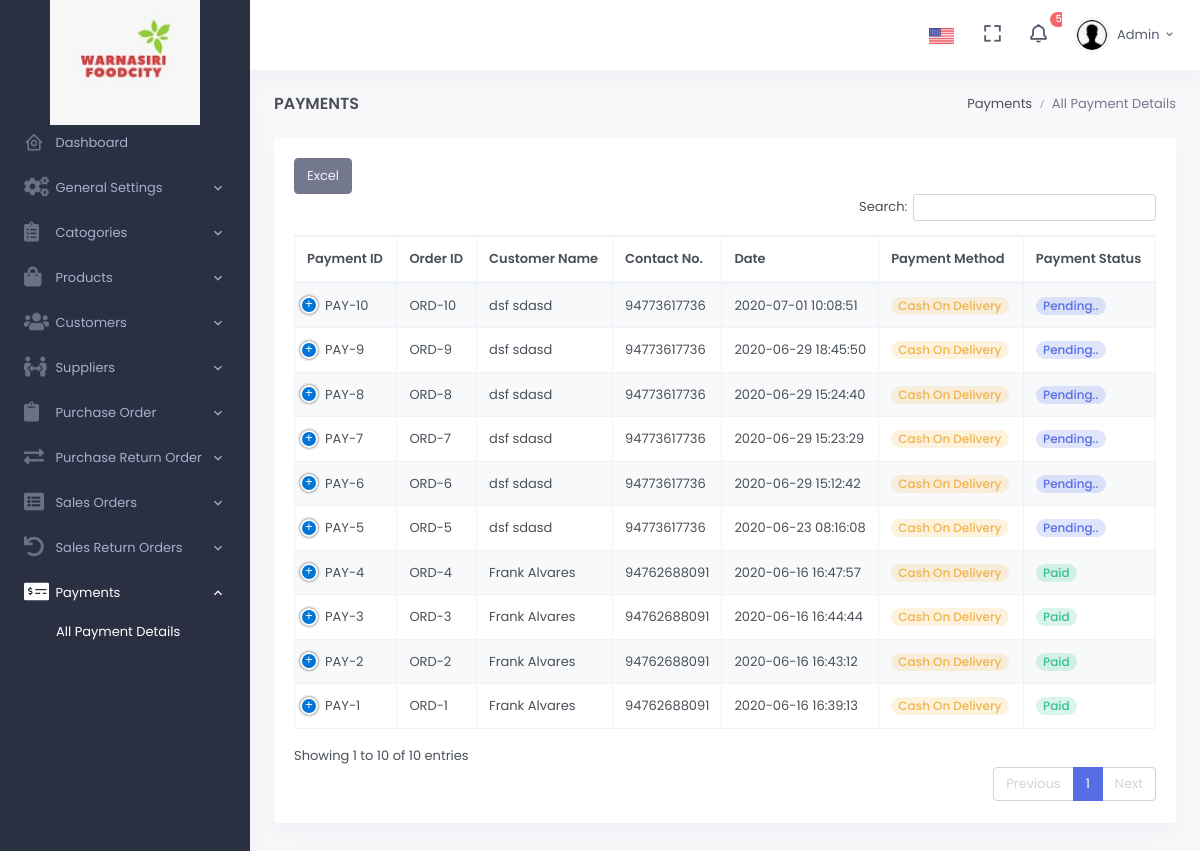
/Admin/allPayments.php (signed in), run on the app's committed database.
### tables this page shows
CREATE TABLE `tbl_payment` (
  `pay_id` varchar(20) NOT NULL,
  `pay_date` datetime DEFAULT CURRENT_TIMESTAMP,
  `method` varchar(20) DEFAULT NULL,
  `s_orderId` varchar(20) DEFAULT NULL,
  `pay_status` varchar(10) DEFAULT NULL,
  `total` float(100,2) DEFAULT NULL
);

CREATE TABLE `tbl_sales_order` (
  `s_orderId` varchar(20) NOT NULL,
  `c_id` varchar(20) DEFAULT NULL,
  `order_date` datetime NOT NULL DEFAULT CURRENT_TIMESTAMP,
  `total` float(100,2) DEFAULT NULL,
  `cus_fname` varchar(20) DEFAULT NULL,
  `cus_lname` varchar(20) DEFAULT NULL,
  `cus_nic` varchar(13) DEFAULT NULL,
  `cus_address` varchar(100) DEFAULT NULL,
  `cus_city` varchar(20) DEFAULT NULL,
  `cus_tele` varchar(12) DEFAULT NULL,
  `cus_email` varchar(50) DEFAULT NULL,
  `order_status` varchar(10) DEFAULT NULL
);

### Admin/assets/functions/function.php (the view, shortened to what this page needs)
<?php
$db = mysqli_connect("localhost","root","","dayaStore");
function getAllPayments()
{
    global $db;
    $getAllPaymentsQuery = "SELECT `pay_id`, `pay_date`, `method`, `s_orderId`, `pay_status`, `total` FROM `tbl_payment` order BY pay_date DESC";
    $allPaymentOrders = mysqli_query($db,$getAllPaymentsQuery);
    while($paymentOrderRecord = mysqli_fetch_array($allPaymentOrders))
    {
        $payId = $paymentOrderRecord['pay_id'];
        $pay_date = $paymentOrderRecord['pay_date'];
        $orderPaymentMeth = $paymentOrderRecord['method'];
        $orderId = $paymentOrderRecord['s_orderId'];
        $payStatus = $paymentOrderRecord['pay_status'];
        $payTotal = $paymentOrderRecord['total'];
        if($orderPaymentMeth == "Cash On Delivery")
        {
            $btnColor = "badge-soft-warning";
        }
        else
        {
            $btnColor = "badge-soft-info";
        }
        $getCutomerDetailsQuery = "SELECT `cus_fname`, `cus_lname`, `cus_tele`  FROM `tbl_sales_order` WHERE `s_orderId` = '$orderId'";
        $customerResults = mysqli_query($db,$getCutomerDetailsQuery);
        $customerFetchedResults = mysqli_fetch_array($customerResults);
        $customerFName = $customerFetchedResults['cus_fname'];
        $customerLName = $customerFetchedResults['cus_lname'];
        $cusTele = $customerFetchedResults['cus_tele'];
        if($payStatus == "Paid")
        {
            $colorCode = "badge-soft-success";
        }
        else if($payStatus == "Pending..")
        {
            $colorCode = "badge-soft-primary";
        }
        else if($payStatus == "Canceled")
        {
            $colorCode = "badge-soft-danger";
        }
        echo "
                        <tr id='checkLocation'>
                            <td style='vertical-align: middle;'>$payId</td>
                                    <td style='vertical-align: middle;'>$orderId</td>
                                    <td style='vertical-align: middle;'>$customerFName $customerLName</td>
                                    <td style='vertical-align: middle;'>$cusTele</td>
                                    <td style='vertical-align: middle;'>$pay_date</td>
                                    <td style='vertical-align: middle;'><span class='badge badge-pill $btnColor font-size-12'>$orderPaymentMeth</span></td>
                                    <td style='vertical-align: middle;'><span class='badge badge-pill $colorCode font-size-12'>$payStatus</span></td>
                                    <td style='vertical-align: middle;'>LKR $payTotal</td>
        </tr>
        ";
    }
}
function getNewOrdersNotification()
{
    global $db;
    $getAllNewOrdersNotificationQuery = "SELECT COUNT(*) as newOrders FROM `tbl_sales_order` WHERE `order_status` = 1";
    $allNotificationOrdersCount = mysqli_query($db,$getAllNewOrdersNotificationQuery);
    $coutOfNewOrders = mysqli_fetch_assoc($allNotificationOrdersCount);
    $newOrdersCount = $coutOfNewOrders['newOrders'];
    echo "$newOrdersCount";
}
?>

### data on the page
tbl_payment: pay_id "PAY-10", s_orderId "ORD-10", s_orderId.cus_fname "dsf", s_orderId.cus_lname "sdasd", s_orderId.cus_tele "94773617736", pay_date "2020-07-01 10:08:51", method "Cash On Delivery", pay_status "Pending.."
tbl_payment: pay_id "PAY-9", s_orderId "ORD-9", s_orderId.cus_fname "dsf", s_orderId.cus_lname "sdasd", s_orderId.cus_tele "94773617736", pay_date "2020-06-29 18:45:50", method "Cash On Delivery", pay_status "Pending.."
tbl_payment: pay_id "PAY-8", s_orderId "ORD-8", s_orderId.cus_fname "dsf", s_orderId.cus_lname "sdasd", s_orderId.cus_tele "94773617736", pay_date "2020-06-29 15:24:40", method "Cash On Delivery", pay_status "Pending.."
tbl_payment: pay_id "PAY-7", s_orderId "ORD-7", s_orderId.cus_fname "dsf", s_orderId.cus_lname "sdasd", s_orderId.cus_tele "94773617736", pay_date "2020-06-29 15:23:29", method "Cash On Delivery", pay_status "Pending.."
tbl_payment: pay_id "PAY-6", s_orderId "ORD-6", s_orderId.cus_fname "dsf", s_orderId.cus_lname "sdasd", s_orderId.cus_tele "94773617736", pay_date "2020-06-29 15:12:42", method "Cash On Delivery", pay_status "Pending.."
tbl_payment: pay_id "PAY-5", s_orderId "ORD-5", s_orderId.cus_fname "dsf", s_orderId.cus_lname "sdasd", s_orderId.cus_tele "94773617736", pay_date "2020-06-23 08:16:08", method "Cash On Delivery", pay_status "Pending.."
tbl_payment: pay_id "PAY-4", s_orderId "ORD-4", s_orderId.cus_fname "Frank", s_orderId.cus_lname "Alvares", s_orderId.cus_tele "94762688091", pay_date "2020-06-16 16:47:57", method "Cash On Delivery", pay_status "Paid"
tbl_payment: pay_id "PAY-3", s_orderId "ORD-3", s_orderId.cus_fname "Frank", s_orderId.cus_lname "Alvares", s_orderId.cus_tele "94762688091", pay_date "2020-06-16 16:44:44", method "Cash On Delivery", pay_status "Paid"
tbl_payment: pay_id "PAY-2", s_orderId "ORD-2", s_orderId.cus_fname "Frank", s_orderId.cus_lname "Alvares", s_orderId.cus_tele "94762688091", pay_date "2020-06-16 16:43:12", method "Cash On Delivery", pay_status "Paid"
tbl_payment: pay_id "PAY-1", s_orderId "ORD-1", s_orderId.cus_fname "Frank", s_orderId.cus_lname "Alvares", s_orderId.cus_tele "94762688091", pay_date "2020-06-16 16:39:13", method "Cash On Delivery", pay_status "Paid"

### other printed values
$newOrdersCount "5"
